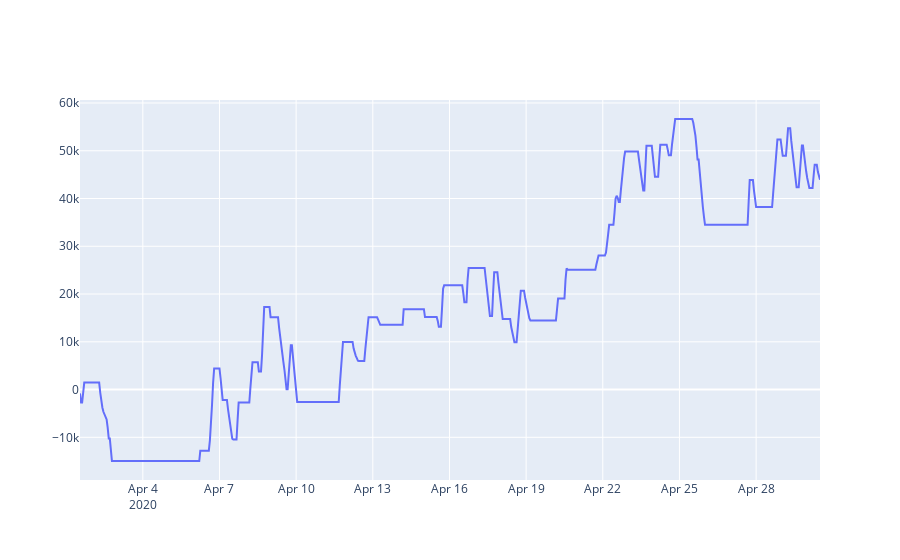

Notebook code cell kept with this figure:
### Code cell
fig = go.Figure()
fig.add_trace(go.Scatter(x=trading_data.index, y=trading_data["current_balance"],
                    mode='lines',
                    name='balance'))

### Figure 1 — Plotly figure (JSON) as saved in the notebook; plotly's stock layout.template omitted (floating-point values rounded to 4 significant figures; data arrays with more than 128 entries replaced by an {"elided": "..."} marker saying what was removed)
{"data": [{"mode": "lines", "name": "balance", "type": "scatter", "x": {"elided": "696 str values"}, "y": {"elided": "696 float values"}}], "layout": {}}
